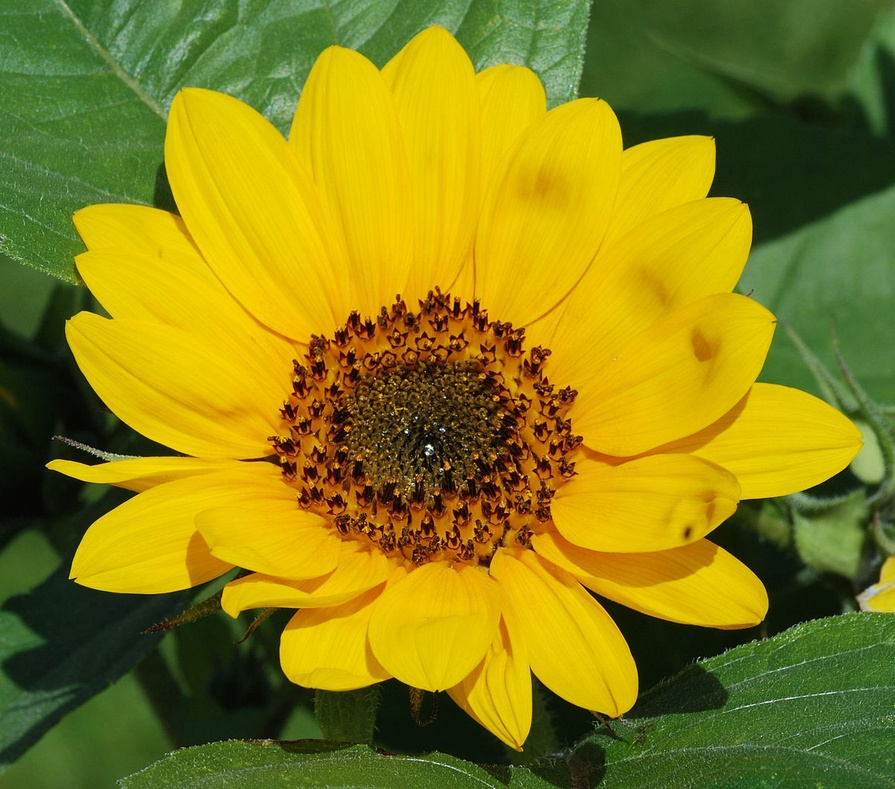
#> input picture imgs/img1.jpeg, 895 x 789 px, shrunk from 1200 x 1058 before the run
$ python butterworth_filter.py
#> lines starting #> are read from the running program, lines starting #| are printed output that depends on the picture
# Libraries
import cv2
import numpy as np
import matplotlib.pyplot as plt

# open the image
plt.rcParams['toolbar'] = 'None'
f = cv2.imread('../imgs/img1.jpeg', 0)
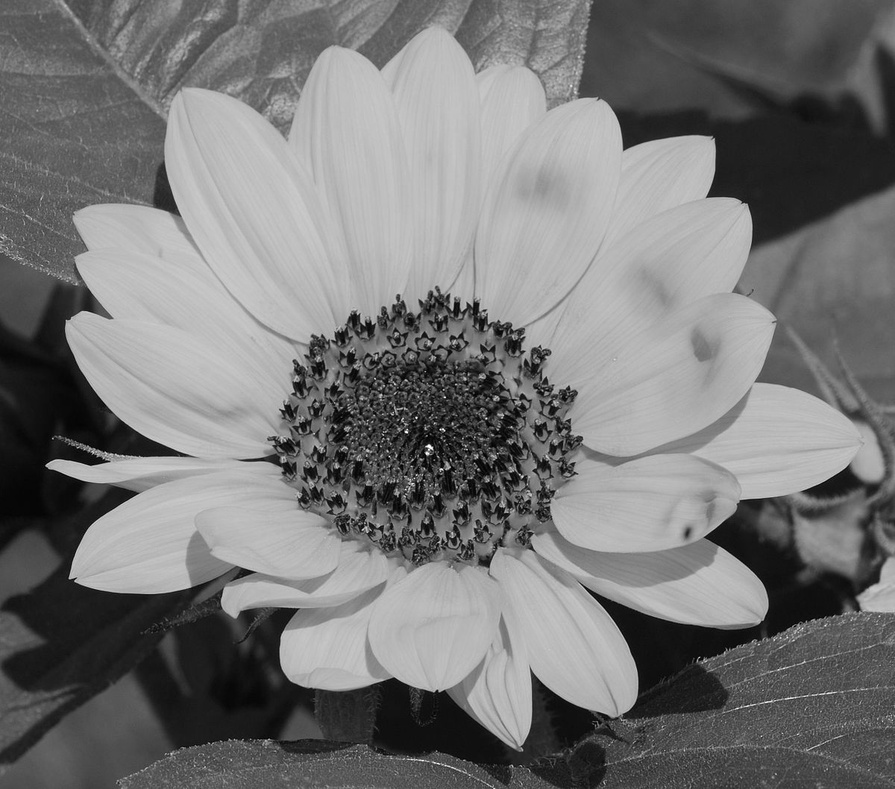
#> f: shape (789, 895); min 0, max 255, mean 118.1

# transform image into freq. domain and shifted
F = np.fft.fft2(f)
Fshift = np.fft.fftshift(F)

fig1 = plt.figure(figsize=plt.figaspect(0.75))
ax1 = fig1.add_subplot(1, 1, 1)
im1 = plt.imshow(np.log1p(np.abs(Fshift)), cmap='gray')
plt.axis('off')

#plt.imshow(np.log1p(np.abs(Fshift)), cmap='gray')
#plt.axis('off')
#plt.close()

# Butterwort Low Pass Filter
M,N = f.shape
#> M = 789; N = 895
H = np.zeros((M,N), dtype=np.float32)
D0 = 10 # cut of frequency
n = 1 # order

for u in range(M):
    for v in range(N):
        D = np.sqrt((u-M/2)**2 + (v-N/2)**2)
        H[u,v] = 1 / (1 + (D/D0)**n)
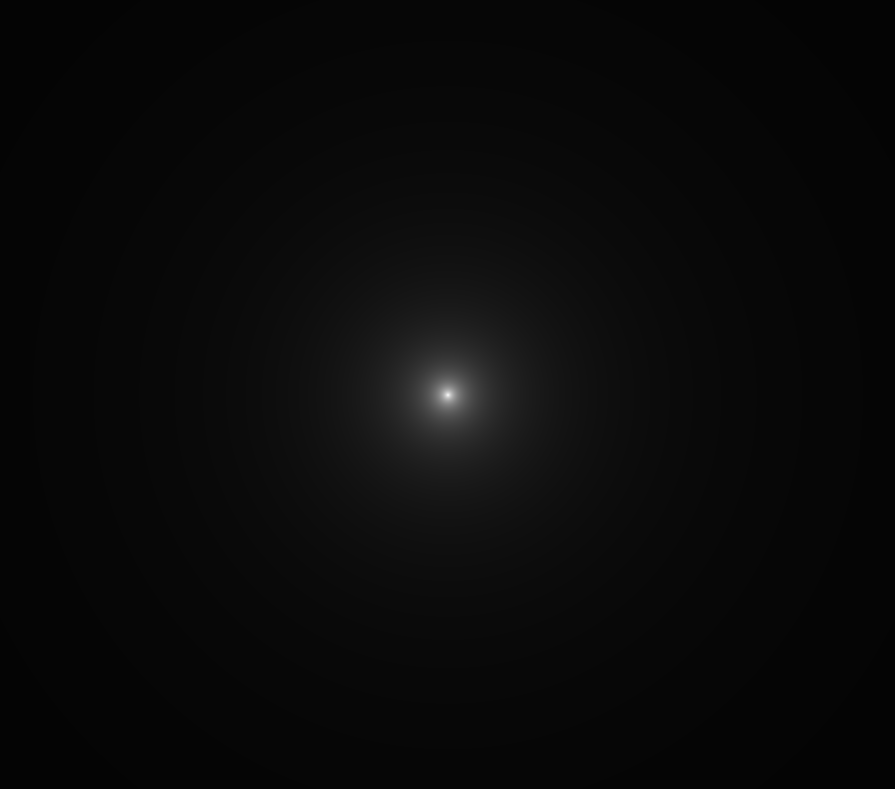
#> H: shape (789, 895) float32; min 0.0165, max 0.934, mean 0.0385

fig2 = plt.figure(figsize=plt.figaspect(0.75))
ax2 = fig2.add_subplot(1, 1, 1)
im2 = plt.imshow(H, cmap='gray')
plt.axis('off')

# frequency domain image filters
Gshift = Fshift * H
G = np.fft.ifftshift(Gshift)
g = np.abs(np.fft.ifft2(G))
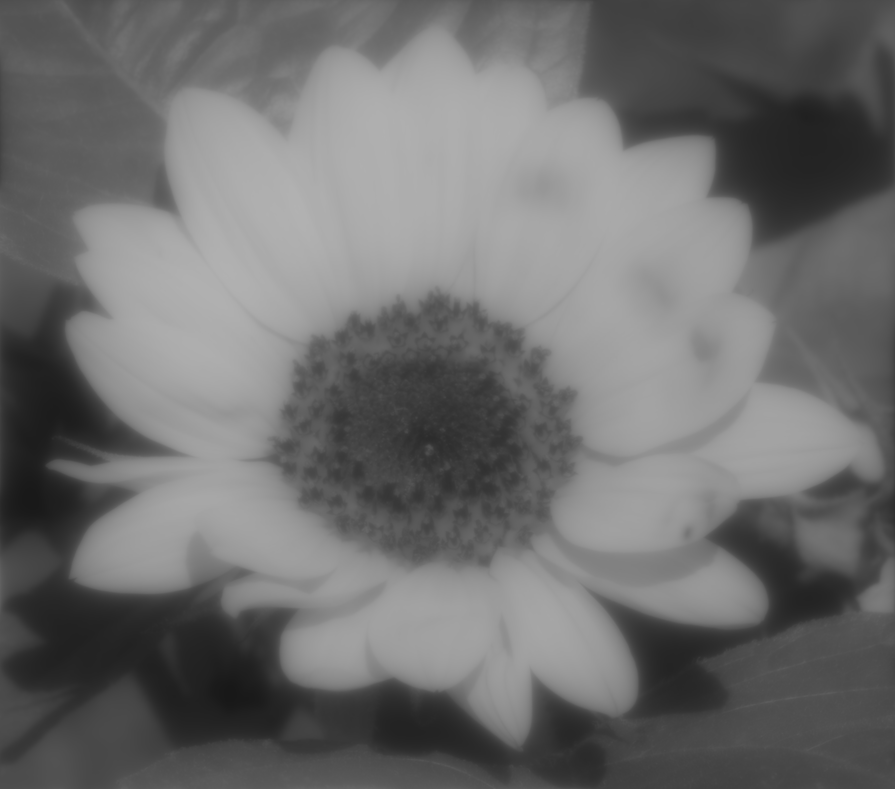
#> g: shape (789, 895) float64; min 24.23, max 178.2, mean 110.3

fig3 = plt.figure(figsize=plt.figaspect(0.75))
ax3 = fig3.add_subplot(1, 1, 1)
im3 = plt.imshow(g, cmap='gray')
plt.axis('off')

# Butterworth High Pass Filter
HPF = np.zeros((M,N), dtype=np.float32)
D0 = 10
n = 1
for u in range(M):
    for v in range(N):
        D = np.sqrt((u-M/2)**2 + (v-N/2)**2)
        HPF[u,v] = 1 / (1 + (D0/D)**n)
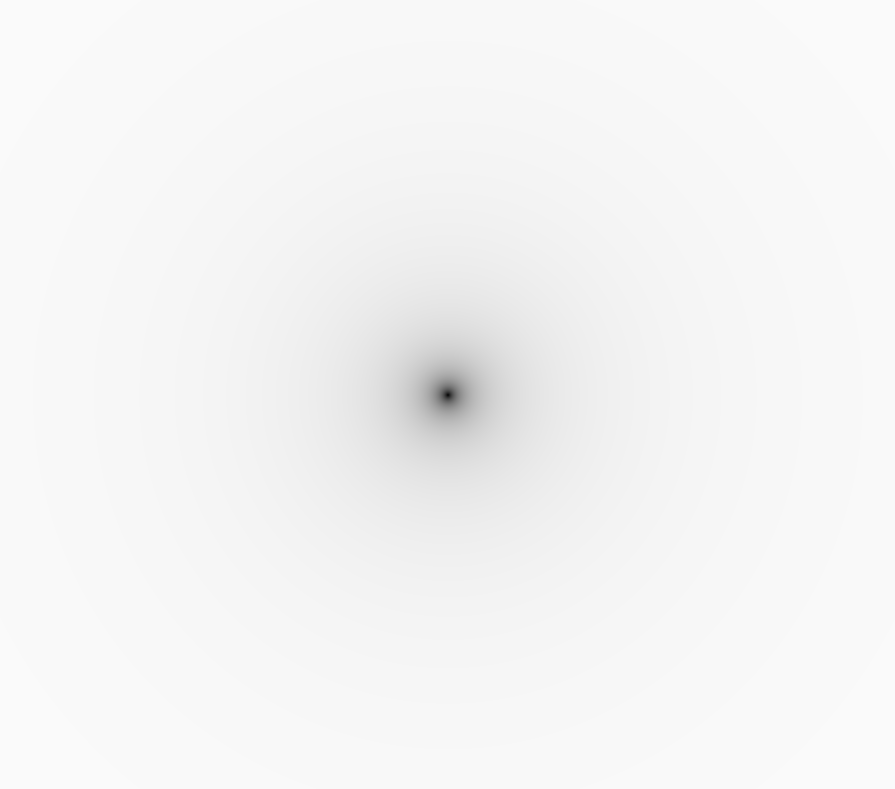
#> HPF: shape (789, 895) float32; min 0.066, max 0.984, mean 0.962

fig4 = plt.figure(figsize=plt.figaspect(0.75))
ax4 = fig4.add_subplot(1, 1, 1)
im4 = plt.imshow(HPF, cmap='gray')
plt.axis('off')

# frequency domain image filters
Gshift = Fshift * HPF
G = np.fft.ifftshift(Gshift)
g = np.abs(np.fft.ifft2(G))
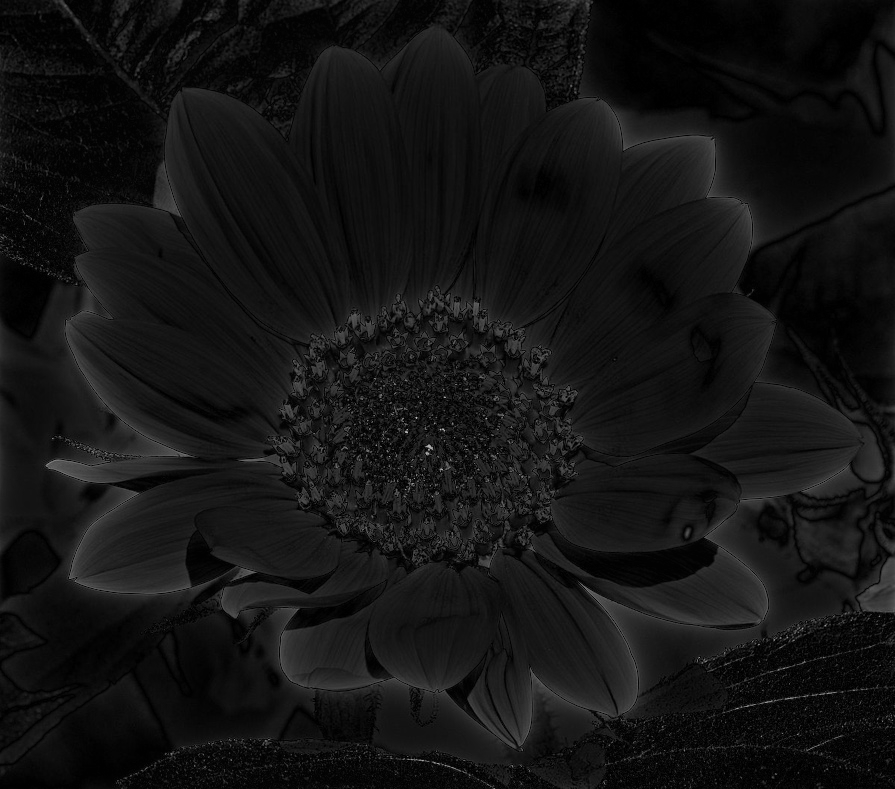
#> g: shape (789, 895) float64; min 0.00503, max 189.4, mean 20.3

fig5 = plt.figure(figsize=plt.figaspect(0.75))
ax5 = fig5.add_subplot(1, 1, 1)
im5 = plt.imshow(g, cmap='gray')
plt.axis('off')

cv2.imshow( "original", f )
plt.show()
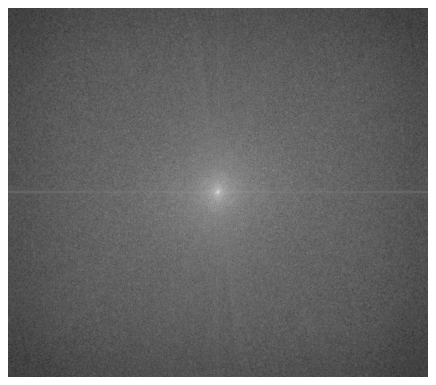
#> figure drawn by matplotlib, 1 panel


while True:
    if cv2.waitKey( 0 ) == 27:
#> (key Esc is pressed here)
       cv2.destroyAllWindows()
       break

$ run again, with imgs/img2.jpeg copied over imgs/img1.jpeg
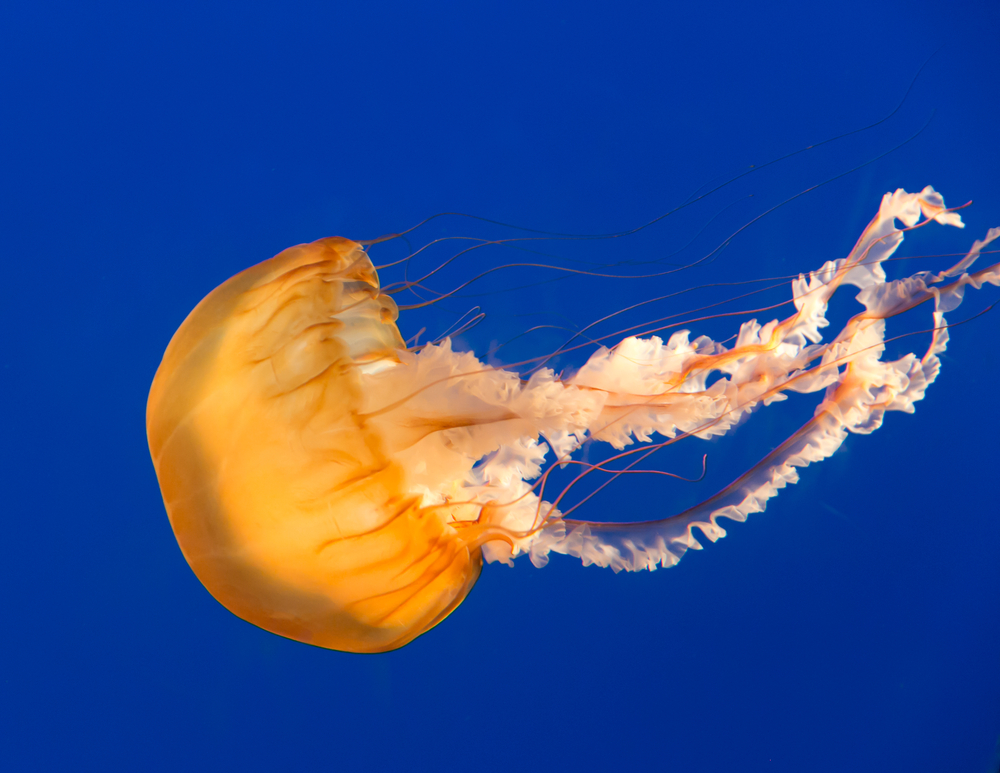
#> input picture imgs/img2.jpeg, 1000 x 773 px
#> `g = np.abs(np.fft.ifft2(G))`:
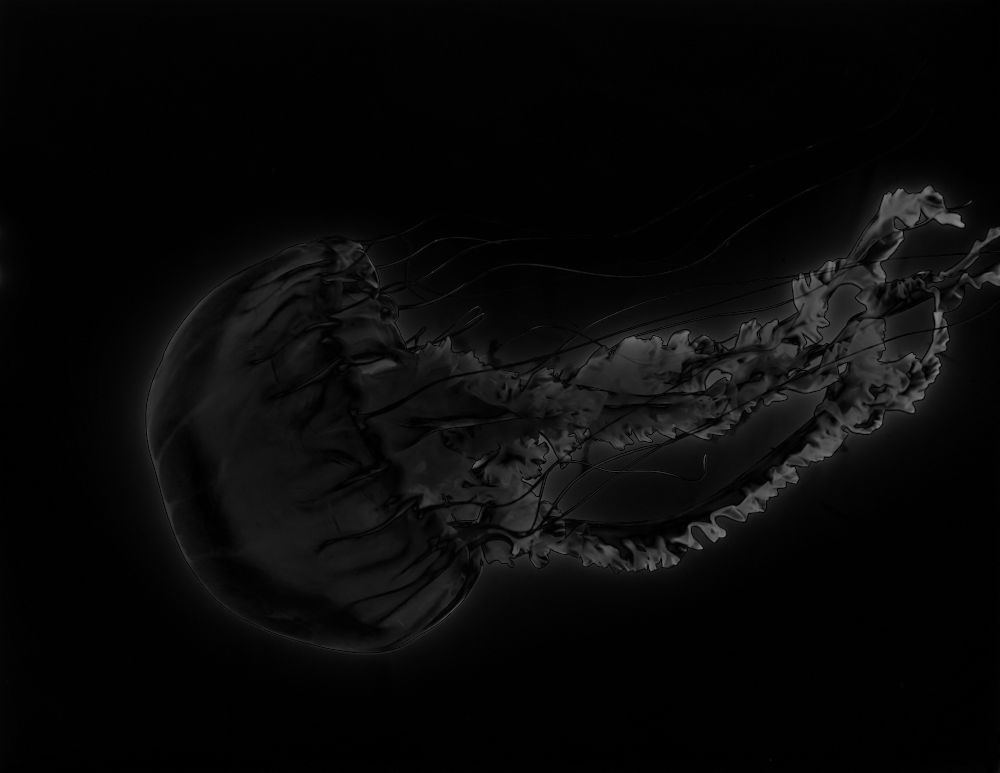
#> g: shape (773, 1000) float64; min 0.00568, max 133.1, mean 9.4
#> `plt.show()`:
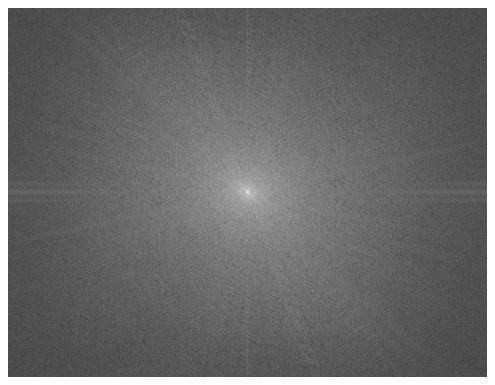
#> figure drawn by matplotlib, 1 panel
